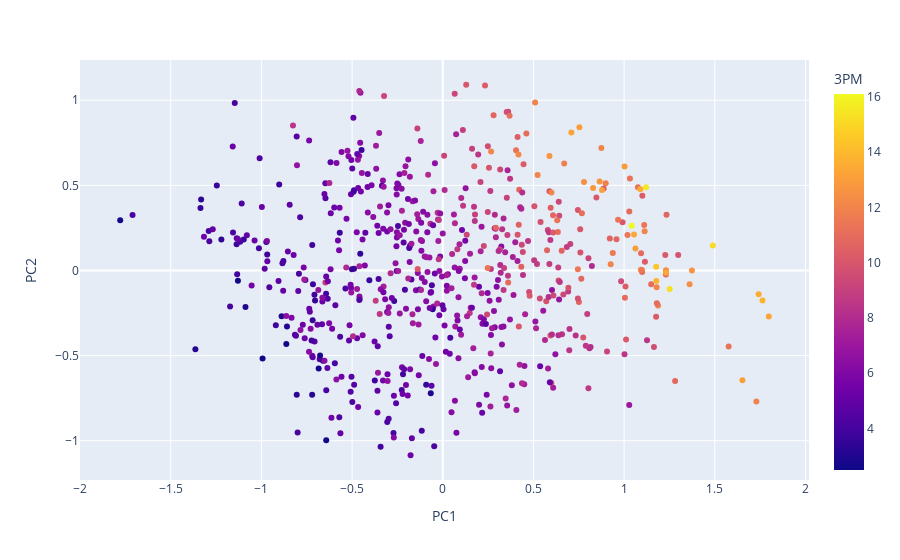

The code cell stored with this chart in its notebook:
### Code cell
visualize_KMeans_clustering(normalized_team_stats,teams,team_stats,8,2,color='3PM')

### Figure 1 — Plotly figure (JSON) as saved in the notebook; plotly's stock layout.template omitted (floating-point values rounded to 4 significant figures; data arrays with more than 128 entries replaced by an {"elided": "..."} marker saying what was removed)
{"data": [{"customdata": {"elided": "625x2 mixed values"}, "hovertemplate": "PC1=%{x}<br>PC2=%{y}<br>WIN%=%{customdata[0]}<br>TEAM=%{customdata[1]}<br>3PM=%{marker.color}<extra></extra>", "legendgroup": "", "marker": {"color": {"elided": "625 float values"}, "coloraxis": "coloraxis", "symbol": "circle"}, "mode": "markers", "name": "", "orientation": "v", "showlegend": false, "type": "scatter", "x": {"elided": "625 float values"}, "xaxis": "x", "y": {"elided": "625 float values"}, "yaxis": "y"}], "layout": {"coloraxis": {"colorbar": {"title": {"text": "3PM"}}, "colorscale": [[0, "#0d0887"], [0.1111, "#46039f"], [0.2222, "#7201a8"], [0.3333, "#9c179e"], [0.4444, "#bd3786"], [0.5556, "#d8576b"], [0.6667, "#ed7953"], [0.7778, "#fb9f3a"], [0.8889, "#fdca26"], [1, "#f0f921"]]}, "legend": {"tracegroupgap": 0}, "margin": {"t": 60}, "xaxis": {"anchor": "y", "domain": [0, 1], "title": {"text": "PC1"}}, "yaxis": {"anchor": "x", "domain": [0, 1], "title": {"text": "PC2"}}}}
